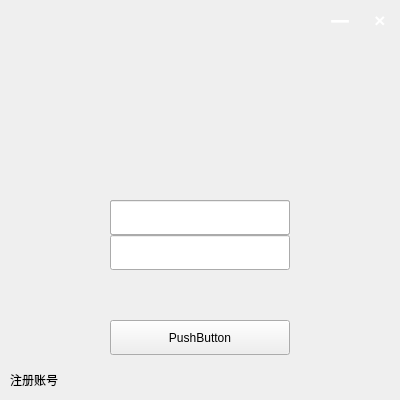
<?xml version="1.0" encoding="UTF-8"?>
<ui version="4.0">
 <class>Login</class>
 <widget class="QWidget" name="Login">
  <property name="geometry">
   <rect>
    <x>0</x>
    <y>0</y>
    <width>400</width>
    <height>400</height>
   </rect>
  </property>
  <property name="minimumSize">
   <size>
    <width>400</width>
    <height>400</height>
   </size>
  </property>
  <property name="maximumSize">
   <size>
    <width>400</width>
    <height>400</height>
   </size>
  </property>
  <property name="windowTitle">
   <string>Login</string>
  </property>
  <widget class="QLabel" name="label">
   <property name="geometry">
    <rect>
     <x>0</x>
     <y>0</y>
     <width>400</width>
     <height>145</height>
    </rect>
   </property>
   <property name="text">
    <string/>
   </property>
  </widget>
  <widget class="QLabel" name="label_2">
   <property name="geometry">
    <rect>
     <x>320</x>
     <y>0</y>
     <width>40</width>
     <height>40</height>
    </rect>
   </property>
   <property name="minimumSize">
    <size>
     <width>40</width>
     <height>40</height>
    </size>
   </property>
   <property name="maximumSize">
    <size>
     <width>40</width>
     <height>16777215</height>
    </size>
   </property>
   <property name="styleSheet">
    <string notr="true">#label_2{font-weight:bold;color:white;font-size:19px;}
#label_2:hover{background:rgb(255,255,255,50%);}</string>
   </property>
   <property name="text">
    <string>一</string>
   </property>
   <property name="alignment">
    <set>Qt::AlignCenter</set>
   </property>
  </widget>
  <widget class="QLabel" name="label_3">
   <property name="geometry">
    <rect>
     <x>360</x>
     <y>0</y>
     <width>40</width>
     <height>40</height>
    </rect>
   </property>
   <property name="minimumSize">
    <size>
     <width>40</width>
     <height>40</height>
    </size>
   </property>
   <property name="maximumSize">
    <size>
     <width>40</width>
     <height>40</height>
    </size>
   </property>
   <property name="styleSheet">
    <string notr="true">#label_3{font-weight:bold;color:white;font-size:19px;}
#label_3:hover{background:rgb(255,255,255,50%);}</string>
   </property>
   <property name="text">
    <string>×</string>
   </property>
   <property name="alignment">
    <set>Qt::AlignCenter</set>
   </property>
  </widget>
  <widget class="QLabel" name="label_4">
   <property name="geometry">
    <rect>
     <x>158</x>
     <y>103</y>
     <width>84</width>
     <height>84</height>
    </rect>
   </property>
   <property name="minimumSize">
    <size>
     <width>84</width>
     <height>84</height>
    </size>
   </property>
   <property name="maximumSize">
    <size>
     <width>84</width>
     <height>84</height>
    </size>
   </property>
   <property name="styleSheet">
    <string notr="true"/>
   </property>
   <property name="text">
    <string/>
   </property>
  </widget>
  <widget class="QLabel" name="label_5">
   <property name="geometry">
    <rect>
     <x>10</x>
     <y>370</y>
     <width>60</width>
     <height>20</height>
    </rect>
   </property>
   <property name="minimumSize">
    <size>
     <width>60</width>
     <height>20</height>
    </size>
   </property>
   <property name="maximumSize">
    <size>
     <width>60</width>
     <height>20</height>
    </size>
   </property>
   <property name="text">
    <string>注册账号</string>
   </property>
  </widget>
  <widget class="QComboBox" name="comboBox">
   <property name="geometry">
    <rect>
     <x>110</x>
     <y>200</y>
     <width>180</width>
     <height>35</height>
    </rect>
   </property>
   <property name="minimumSize">
    <size>
     <width>180</width>
     <height>35</height>
    </size>
   </property>
   <property name="maximumSize">
    <size>
     <width>180</width>
     <height>35</height>
    </size>
   </property>
  </widget>
  <widget class="QLineEdit" name="lineEdit">
   <property name="geometry">
    <rect>
     <x>110</x>
     <y>235</y>
     <width>180</width>
     <height>35</height>
    </rect>
   </property>
   <property name="minimumSize">
    <size>
     <width>180</width>
     <height>35</height>
    </size>
   </property>
   <property name="maximumSize">
    <size>
     <width>180</width>
     <height>35</height>
    </size>
   </property>
  </widget>
  <widget class="QPushButton" name="pushButton">
   <property name="geometry">
    <rect>
     <x>110</x>
     <y>320</y>
     <width>180</width>
     <height>35</height>
    </rect>
   </property>
   <property name="minimumSize">
    <size>
     <width>180</width>
     <height>35</height>
    </size>
   </property>
   <property name="maximumSize">
    <size>
     <width>180</width>
     <height>35</height>
    </size>
   </property>
   <property name="text">
    <string>PushButton</string>
   </property>
  </widget>
  <widget class="QLabel" name="label_6">
   <property name="geometry">
    <rect>
     <x>100</x>
     <y>360</y>
     <width>200</width>
     <height>30</height>
    </rect>
   </property>
   <property name="text">
    <string/>
   </property>
   <property name="alignment">
    <set>Qt::AlignCenter</set>
   </property>
  </widget>
  <widget class="QLineEdit" name="lineEdit_2">
   <property name="geometry">
    <rect>
     <x>110</x>
     <y>200</y>
     <width>180</width>
     <height>35</height>
    </rect>
   </property>
   <property name="minimumSize">
    <size>
     <width>180</width>
     <height>35</height>
    </size>
   </property>
   <property name="maximumSize">
    <size>
     <width>180</width>
     <height>35</height>
    </size>
   </property>
  </widget>
 </widget>
 <resources/>
 <connections/>
</ui>
